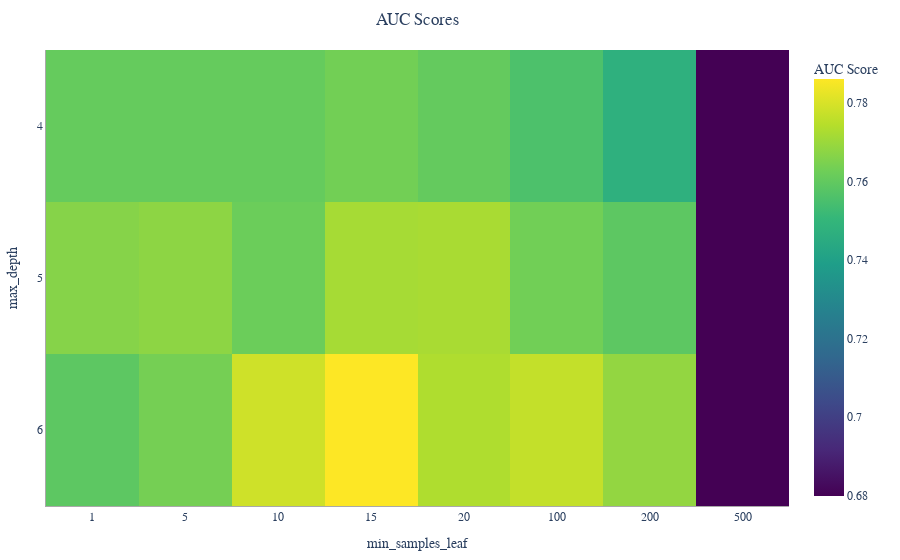

Notebook code for this chart:
### Code cell
# Create heatmap using px.imshow
fig = px.imshow(pivot_df_scores,
                labels=dict(x="min_samples_leaf", y="max_depth", color="AUC Score"),
                color_continuous_scale='Viridis',
                aspect='auto',  # This maintains reasonable dimensions
                title='AUC Scores')

fig.update_xaxes(type='category', tickmode='array', ticktext=pivot_df_scores.columns)
fig.update_yaxes(type='category', tickmode='array', ticktext=pivot_df_scores.index)

### Figure 1 — Plotly figure (JSON) as saved in the notebook; plotly's stock layout.template omitted (floating-point values rounded to 4 significant figures)
{"data": [{"coloraxis": "coloraxis", "hovertemplate": "min_samples_leaf: %{x}<br>max_depth: %{y}<br>AUC Score: %{z}<extra></extra>", "name": "0", "type": "heatmap", "x": [1, 5, 10, 15, 20, 100, 200, 500], "xaxis": "x", "y": [4, 5, 6], "yaxis": "y", "z": [[0.7607, 0.7607, 0.7607, 0.7632, 0.7604, 0.7557, 0.7473, 0.6798], [0.7664, 0.7677, 0.7618, 0.7718, 0.7723, 0.763, 0.7591, 0.6798], [0.759, 0.7636, 0.7783, 0.7861, 0.7733, 0.7766, 0.7686, 0.6798]]}], "layout": {"coloraxis": {"colorbar": {"title": {"text": "AUC Score"}}, "colorscale": [[0, "#440154"], [0.1111, "#482878"], [0.2222, "#3e4989"], [0.3333, "#31688e"], [0.4444, "#26828e"], [0.5556, "#1f9e89"], [0.6667, "#35b779"], [0.7778, "#6ece58"], [0.8889, "#b5de2b"], [1, "#fde725"]]}, "title": {"text": "AUC Scores"}, "xaxis": {"anchor": "y", "domain": [0, 1], "tickmode": "array", "ticktext": [1, 5, 10, 15, 20, 100, 200, 500], "title": {"text": "min_samples_leaf"}, "type": "category"}, "yaxis": {"anchor": "x", "autorange": "reversed", "domain": [0, 1], "tickmode": "array", "ticktext": [4, 5, 6], "title": {"text": "max_depth"}, "type": "category"}}}
